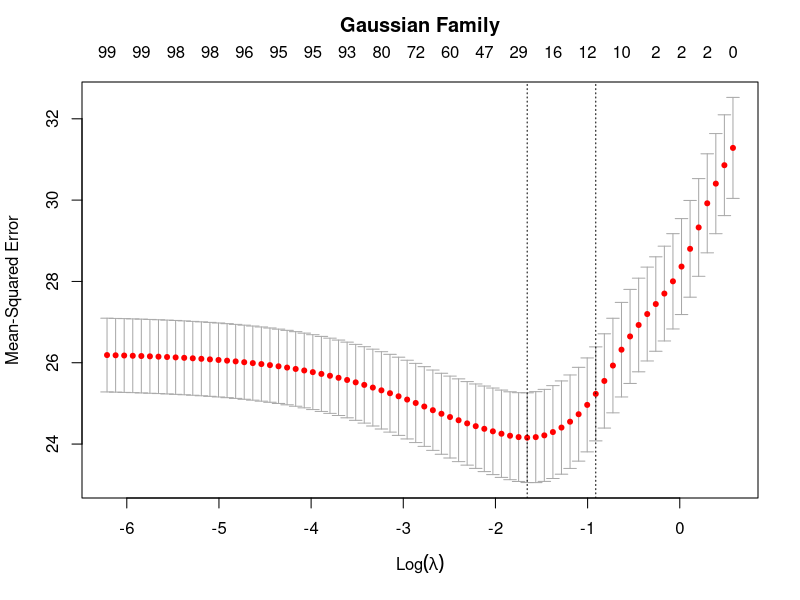

Recreate this plot in R.
## ---- chunk 1
head(beaver1, n = 5)
## ---- chunk 2
library(glmnet)
set.seed(1010)
n = 1000
p = 100
nzc = trunc(p/10)
x = matrix(rnorm(n * p), n, p)
beta = rnorm(nzc)
fx = x[, seq(nzc)] %*% beta
eps = rnorm(n) * 5
y = drop(fx + eps)
px = exp(fx)
px = px/(1 + px)
ly = rbinom(n = length(px), prob = px, size = 1)
set.seed(1011)
cvob1 = cv.glmnet(x, y)
plot(cvob1)
coef(cvob1)
predict(cvob1, newx = x[1:5, ], s = "lambda.min")
title("Gaussian Family", line = 2.5)
## ---- chunk 3
# automatically create a bib database for R packages
knitr::write_bib(c(
  .packages(), 'bookdown', 'knitr', 'rmarkdown'
), 'packages.bib')
